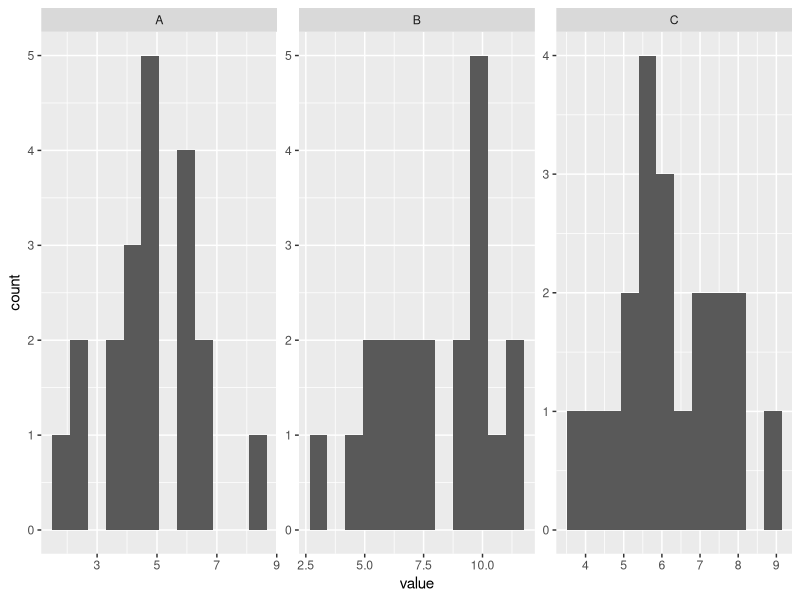
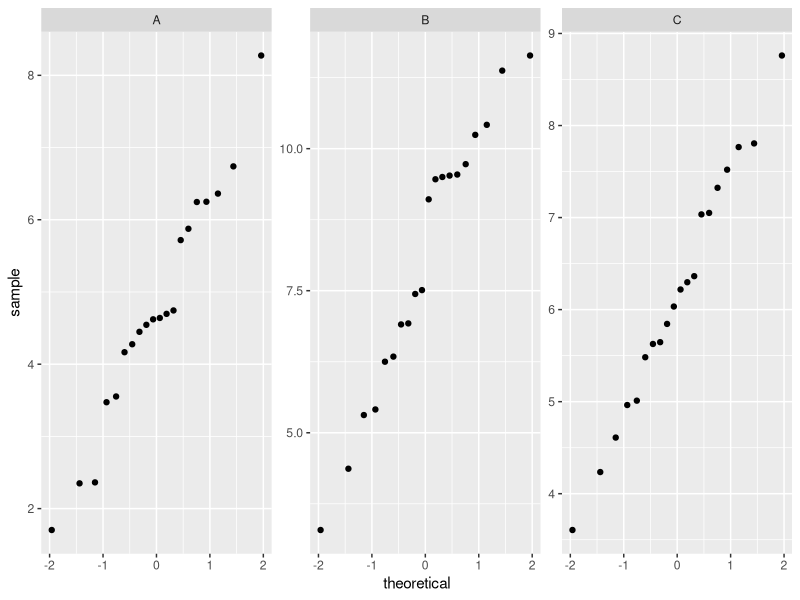

Generate these figures, in order, with R:
## ---- chunk 1
knitr::opts_chunk$set(echo = TRUE)
library(tidyverse)
library(car) # Used for leveneTest for equal variances in ANOVA
## ---- chunk 2
set.seed(1020)
df_aov <- data.frame(treatment = rep(c("A","B","C"), each = 20),
                     value = c(rnorm(mean = 5, sd = 1.3, n = 20), 
                               rnorm(mean = 8, sd = 1.8, n = 20),
                               rnorm(mean = 6, sd = 1.5, n = 20)))
## ---- chunk 3
ggplot(data = df_aov, aes(x = value)) +
  geom_histogram(bins = 12) +
  facet_wrap(~treatment, scales = "free")

ggplot(data = df_aov, aes(sample = value)) +
  geom_qq() +
  facet_wrap(~treatment, scales = "free")

# Groups appear ~ normally distributed
# If large n, means to be normally distributed regardless of underlying population (CLT)
## ---- chunk 4
# Create a summary table (including variances) by group
df_summary <- df_aov %>% 
  group_by(treatment) %>% 
  summarize(
    gp_mean = mean(value),
    gp_se = sd(value) / sqrt(n()),
    gp_var = var(value)
  )

df_summary # Largest variance (5.62), smallest variance (1.76)

# Levene's statistical test for equal variance: 
leveneTest(value ~ treatment, data = df_aov) # There IS a significant difference
# ...but, largest variance < 4x smallest variance
## ---- chunk 5
my_aov <- aov(value ~ treatment, data = df_aov)
summary(my_aov) 
# There IS a significant difference in means across groups. Which ones? 

# Run post-hoc Tukey's:
my_post_hoc <- TukeyHSD(my_aov)
my_post_hoc
# All pairwise combinations here are significantly different

## ---- chunk 6
# Getting the outputs from that ANOVA summary are a bit different.
# There are many ways to pull the information from a summary of your ANOVA.
# I find this way easiest. 

# Outcomes of summary(my_aov) are stored in a list. Save the unlisted version: 
aov_outputs <- unlist(summary(my_aov))

# Look at aov_outputs:
aov_outputs

# The order that things appear in aov_outputs is the index number you'll reference to pull those pieces. 
# Here are the pieces you'll need:

# The first item [1] is the numerator degrees of freedom; 
# The second item [2] is the denominator degrees of freedom; 
# The seventh item [7] is the F-statistic value;
# The ninth item [9] is the p-value

## ---- chunk 7

# The counts of cats (top row) and dogs (bottom row) who choose pizza or burritos as their favorite food: 

df_chi <- tribble(
  ~pizza, ~burrito,
  54, 30,
  40, 48
)

df_chi
## ---- chunk 8
my_chi_test <- chisq.test(df_chi)
my_chi_test

# The chisq.test outputs are similar to the t.test outputs
# See the 'Value' section for ?chisq.test
